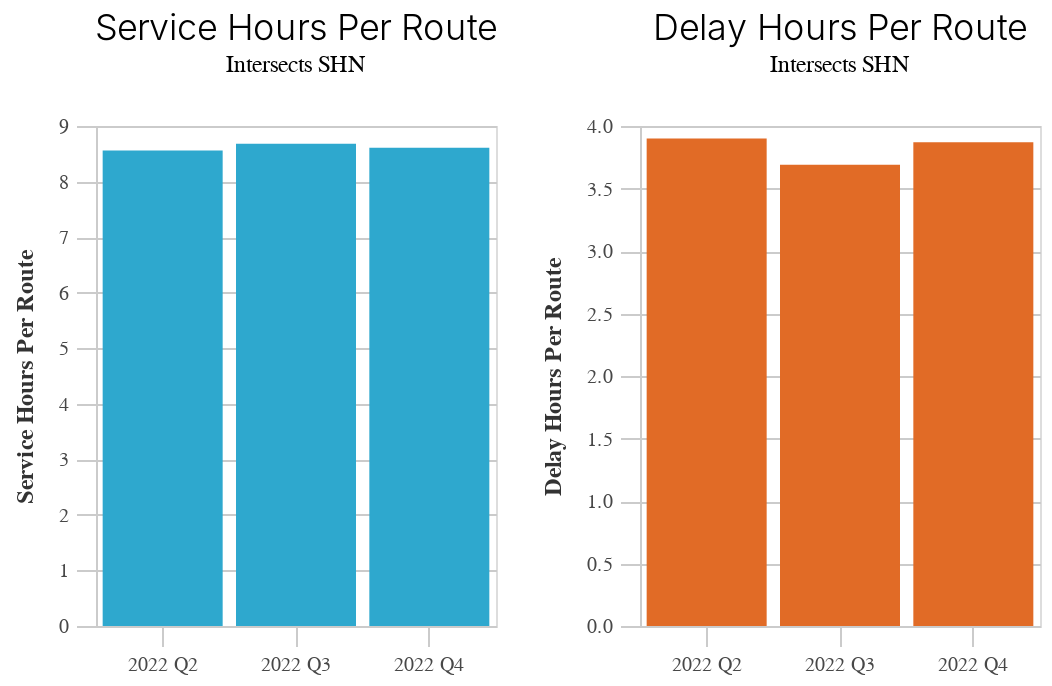

Notebook code cell kept with this figure:
### Code cell
i1

### Figure 1 — Vega-Lite specification as saved in the notebook (floating-point values rounded to 4 significant figures)
{"config": {"view": {"continuousWidth": 400, "continuousHeight": 300}, "axis": {"domainColor": "#cbcbcb", "grid": true, "gridColor": "#cbcbcb", "gridWidth": 1, "labelColor": "#474747", "labelFont": "Nunito Sans", "labelFontSize": 10, "labelPadding": 4, "tickColor": "#cbcbcb", "tickSize": 10, "titleColor": "#333", "titleFont": "Raleway", "titleFontSize": 12, "titlePadding": 10}, "axisBand": {"grid": false}, "background": "white", "font": "Raleway", "header": {"labelFont": "Nunito Sans", "titleFont": "Raleway"}, "legend": {"labelColor": "#333", "labelFont": "Nunito Sans", "labelFontSize": 11, "labelLimit": 0, "padding": 1, "symbolSize": 30, "symbolType": "square", "titleColor": "#333", "titleFont": "Raleway", "titleFontSize": 14, "titlePadding": 10}, "title": {"anchor": "middle", "font": "Raleway", "fontSize": 18, "fontWeight": 300, "offset": 20}}, "hconcat": [{"data": {"name": "data-14c015347dc49dfe964754921cec83b5"}, "mark": "bar", "encoding": {"color": {"value": "#2EA8CE"}, "tooltip": [{"field": "year", "type": "quantitative"}, {"field": "quarter", "type": "nominal"}, {"field": "year_quarter", "type": "nominal"}, {"field": "variable", "type": "nominal"}, {"field": "category", "type": "nominal"}, {"field": "value", "type": "quantitative"}], "x": {"axis": {"format": "2022 Q%q"}, "field": "service_date", "timeUnit": "quarter", "title": null, "type": "ordinal"}, "y": {"field": "value", "title": "Service Hours Per Route", "type": "quantitative"}}, "height": 250, "selection": {"selector009": {"type": "interval", "bind": "scales", "encodings": ["x", "y"]}}, "title": {"text": "Service Hours Per Route", "subtitle": "Intersects SHN"}, "width": 200}, {"data": {"name": "data-211ab5af021b77f5614fc352eb20d3e8"}, "mark": "bar", "encoding": {"color": {"value": "#E16B26"}, "tooltip": [{"field": "year", "type": "quantitative"}, {"field": "quarter", "type": "nominal"}, {"field": "year_quarter", "type": "nominal"}, {"field": "variable", "type": "nominal"}, {"field": "category", "type": "nominal"}, {"field": "value", "type": "quantitative"}], "x": {"axis": {"format": "2022 Q%q"}, "field": "service_date", "timeUnit": "quarter", "title": null, "type": "ordinal"}, "y": {"field": "value", "title": "Delay Hours Per Route", "type": "quantitative"}}, "height": 250, "selection": {"selector010": {"type": "interval", "bind": "scales", "encodings": ["x", "y"]}}, "title": {"text": "Delay Hours Per Route", "subtitle": "Intersects SHN"}, "width": 200}], "resolve": {"scale": {"y": "independent"}}, "$schema": "https://vega.github.io/schema/vega-lite/v4.17.0.json", "datasets": {"data-14c015347dc49dfe964754921cec83b5": [{"category": "Intersects SHN", "variable": "service_hours_per_route", "value": 8.56, "service_date": "2022-05-04", "year_quarter": "Q2_2022", "quarter": "Q2", "year": 2022}, {"category": "Intersects SHN", "variable": "service_hours_per_route", "value": 8.68, "service_date": "2022-08-17", "year_quarter": "Q3_2022", "quarter": "Q3", "year": 2022}, {"category": "Intersects SHN", "variable": "service_hours_per_route", "value": 8.61, "service_date": "2022-10-12", "year_quarter": "Q4_2022", "quarter": "Q4", "year": 2022}], "data-211ab5af021b77f5614fc352eb20d3e8": [{"category": "Intersects SHN", "variable": "delay_hours_per_route", "value": 3.9, "service_date": "2022-05-04", "year_quarter": "Q2_2022", "quarter": "Q2", "year": 2022}, {"category": "Intersects SHN", "variable": "delay_hours_per_route", "value": 3.69, "service_date": "2022-08-17", "year_quarter": "Q3_2022", "quarter": "Q3", "year": 2022}, {"category": "Intersects SHN", "variable": "delay_hours_per_route", "value": 3.87, "service_date": "2022-10-12", "year_quarter": "Q4_2022", "quarter": "Q4", "year": 2022}]}}
